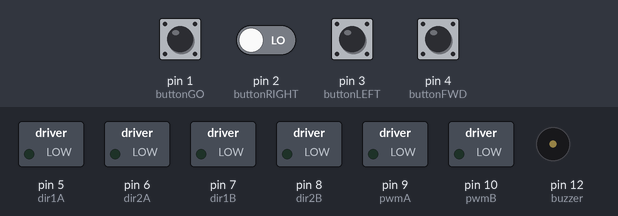
Bench run of a sketch on a simulated Arduino Uno, built with avr-gcc and run on an emulated ATmega328P. On the bench: switched loads named in the sketch (green lamp = pin HIGH), buzzer (waves = sounding). Dashed ring = blinking. Inputs (shaded band) come from the test bench; at power-on: pin 1 (buttonGO), pin 2 (buttonRIGHT), pin 3 (buttonLEFT), pin 4 (buttonFWD) LOW.

Above: at 1.2 s.
1.3 s: pin 1 (buttonGO) pulled HIGH for 1 s
At 1.5 s:
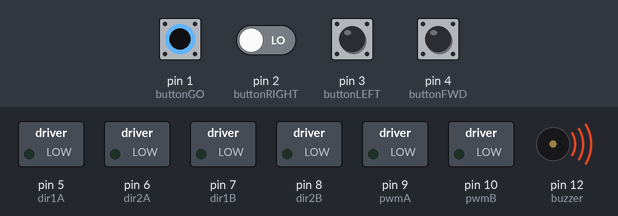
4.3 s: pin 1 (buttonGO) driven HIGH and pin 2 (buttonRIGHT) driven HIGH
At 4.65 s:
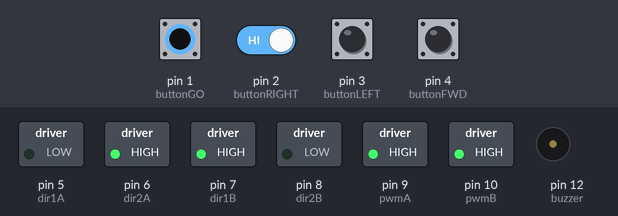
7.3 s: pin 1 (buttonGO) driven LOW
At 8.2 s:
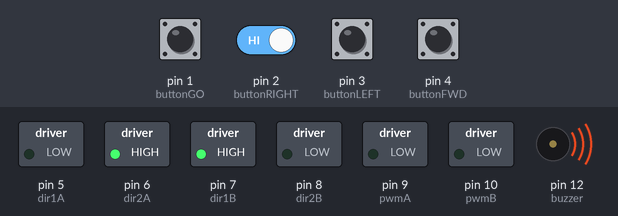
8.8 s: pin 1 (buttonGO) driven HIGH
At 9.0 s:
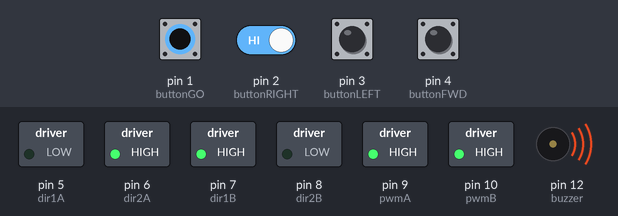
Timing chart, 0 to 12.8 s (numbered marks = the images above; inputs shaded):
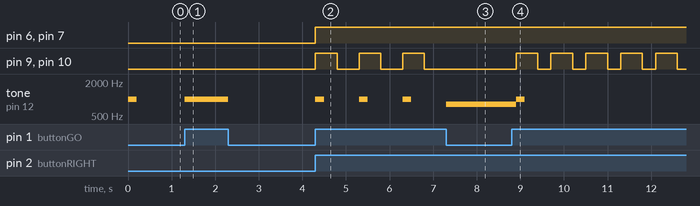

Measured:
- after the input at 1.3 s, tone on pin 12 (buzzer): silent → 1000 Hz at once, → silent 1.0 s later
- after the input at 4.3 s, pin 6 (dir2A), pin 7 (dir1B): LOW → HIGH at once; pin 9 (pwmA), pin 10 (pwmB): alternates HIGH for 0.50 s and LOW for 0.50 s, starting at once; tone on pin 12 (buzzer): alternates 1000 Hz for 0.20 s and silent for 0.80 s, starting at once
- after the input at 7.3 s, pin 9 (pwmA), pin 10 (pwmB): stays LOW (without the input it goes to HIGH after 0.00 s)
- after the input at 8.8 s, pin 9 (pwmA), pin 10 (pwmB): alternates HIGH for 0.50 s and LOW for 0.30 s, starting after 0.10 s; tone on pin 12 (buzzer): 800 Hz → 1000 Hz after 0.10 s, → silent 0.20 s later

The sketch:

sketch_sep14a.ino
```cpp
/*
 *
// --- Make-A-Thon Game Robot ---//
//--- Physics Anonymous, lousy coding by rrWilhelm ---//

 * Sits in loop, waiting for button presses. Button presses corrospond to items added to an array.
 * If last button press is 'go' then starts running items from the array, divided in to either [forward] or [+/-][rotate] commands.
 *
 * array items:
 *  0=no item added (default), also a stop bit
 *  1=move forward
 *  2=turn
 *  3=turn the other way
 *
 * l298n controller info:
 *  H-Bridge format
 *  pins 1-2 mean A direction, LOW-HIGH=forward, HIGH-LOW=reverse
 *  pins 3-4 mean B direction, LOW-HIGH=forward, HIGH-LOW=reverse
 *
 *  enable A/B = PWM signals for movement
 *
 */

/* --- Variables to adjust --- */
int moveSpeed = 255; // pwm, 0-255 where 255 is max
int moveRunTime = 500; // adjust this to get distance. This is time in milliseconds.
int rotateRunTime = 500; // adjust this to get your 90 degrees. This is time in milliseconds.
int pauseBetween = 300; // satisfying pause between moves


/* --- Variables not to adjust ---*/
int movesArray[100]; // 100 is the maximum possible number of moves. Not sure what happens when it gets overrun...

/* --- Pinout --- */
int pwmA = 9;
int dir1A = 5;
int dir2A = 6;
int pwmB = 10;
int dir1B = 7;
int dir2B = 8;
int buttonFWD = 4;
int buttonLEFT = 3;
int buttonRIGHT = 2;
int buttonGO = 1;
int buzzer = 12;


/* --- misc use --- */
int fwdVar;
int leftVar;
int rightVar;
int goVar;
int arrayPosition;

void setup() {
  /* --- pin modes --- */
  pinMode(buttonFWD, INPUT);
  pinMode(buttonLEFT, INPUT);
  pinMode(buttonRIGHT, INPUT);
  pinMode(buttonGO, INPUT);
  pinMode(pwmA, OUTPUT);
  pinMode(dir1A, OUTPUT);
  pinMode(dir2A, OUTPUT);
  pinMode(pwmB, OUTPUT);
  pinMode(dir1B, OUTPUT);
  pinMode(dir2B, OUTPUT);
  pinMode(buzzer, OUTPUT);

      tone(buzzer, 1000,200);
      tone(buzzer, 1200,200);
      tone(buzzer, 1000,200);
      tone(buzzer, 1200,200);
      tone(buzzer, 1000,200);
 }

void loop() {
  /* --- constant polling for button inputs, would be better as interrupt but whatever --- */
  fwdVar = digitalRead(buttonFWD);
  leftVar = digitalRead(buttonLEFT);
  rightVar = digitalRead(buttonRIGHT);
  goVar = digitalRead(buttonGO);
  if ((fwdVar+leftVar+rightVar+goVar) >= 1) {
    updateArray();
  }

}

void updateArray() {
  if (fwdVar) {
    movesArray[arrayPosition] = 1;
      tone(buzzer, 1000, 250);
  }
  if (leftVar) {
    movesArray[arrayPosition] = 2;
      tone(buzzer, 1200, 250);
  }
  if (rightVar) {
    movesArray[arrayPosition] = 3;
      tone(buzzer, 800, 250);
  }
  fwdVar=0;
  leftVar=0;
  rightVar=0; // reset these so they don't auto-trigger again!
  arrayPosition++;


  if (goVar) {
    goVar=0;
    runPath();
  }
  delay(200); // dead button time to prevent accidental double presses
}


void runPath() {
      tone(buzzer, 1000,200);
      tone(buzzer, 1200,200);
      tone(buzzer, 1000,200);
      tone(buzzer, 1200,200);
      tone(buzzer, 1000,200);


  /* --- do the thing --- */
  arrayPosition=0;
    while (movesArray[arrayPosition] != 0) {
      if (movesArray[arrayPosition] == 1) {
        moveForward();
      }
      if (movesArray[arrayPosition] == 2) {
        moveTurn(2);
      }
      if (movesArray[arrayPosition] == 3) {
        moveTurn(3);
      }
      delay(pauseBetween);
      arrayPosition++;
    }
  memset(movesArray, 0, sizeof(movesArray)); // clear out the array
  arrayPosition=0;

}

void moveForward() {
  digitalWrite(dir1A, HIGH);
  digitalWrite(dir2A, LOW);
  digitalWrite(dir1B, HIGH);
  digitalWrite(dir2B, LOW);

  analogWrite(pwmA, moveSpeed);
  analogWrite(pwmB, moveSpeed);

  delay(moveRunTime);

  analogWrite(pwmA, 0);
  analogWrite(pwmB, 0);


}

void moveTurn (int theDirection) {
  if (theDirection == 2) {
     digitalWrite(dir1A, HIGH);
    digitalWrite(dir2A, LOW);
    digitalWrite(dir1B, LOW);
    digitalWrite(dir2B, HIGH);

  }
  if (theDirection == 3) {
     digitalWrite(dir1A, LOW);
    digitalWrite(dir2A, HIGH);
    digitalWrite(dir1B, HIGH);
    digitalWrite(dir2B, LOW);
  }

  analogWrite(pwmA, moveSpeed);
  analogWrite(pwmB, moveSpeed);

  delay(rotateRunTime);

  analogWrite(pwmA, 0);
  analogWrite(pwmB, 0);


}
```
